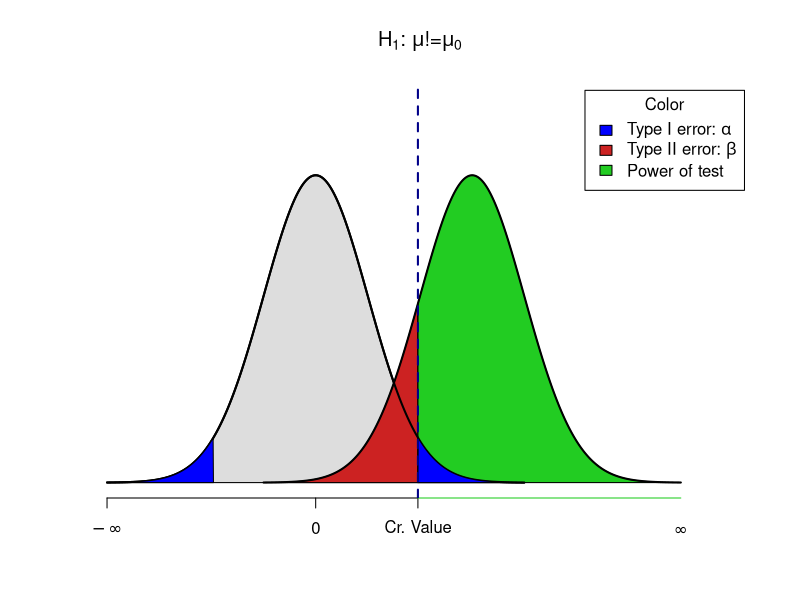
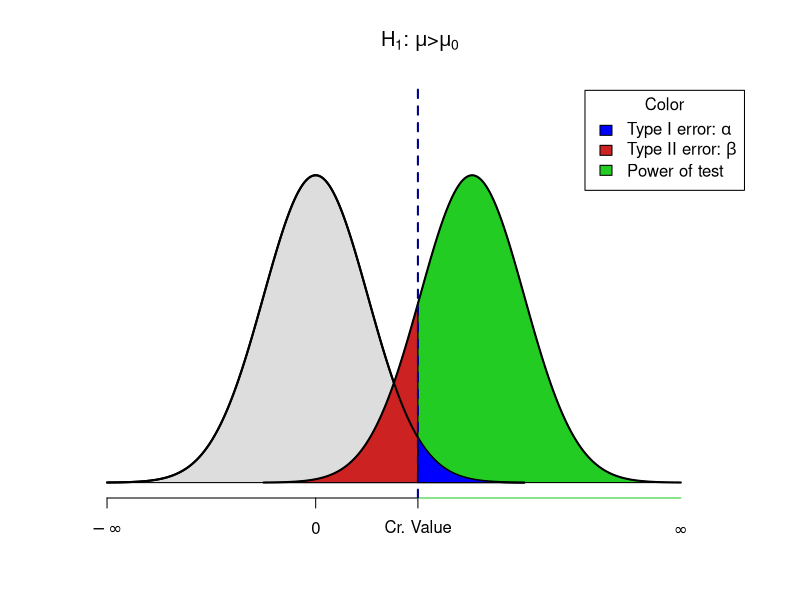
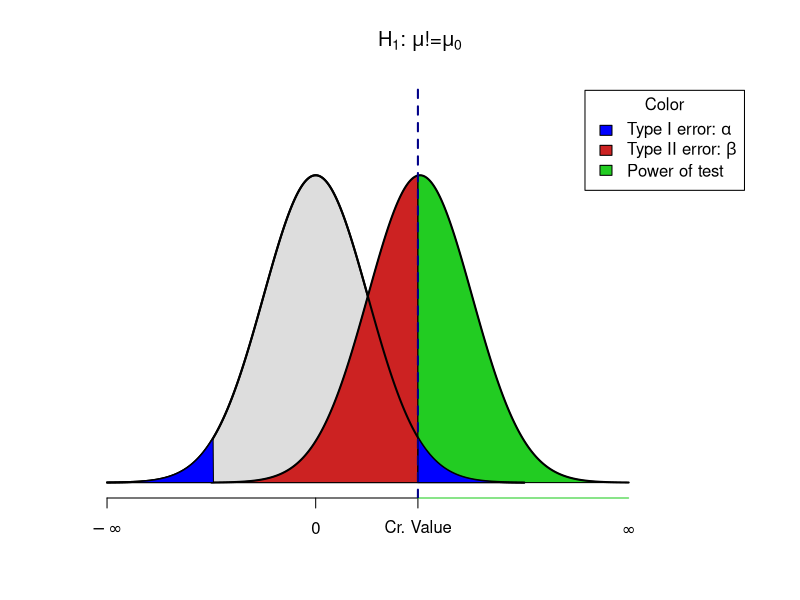
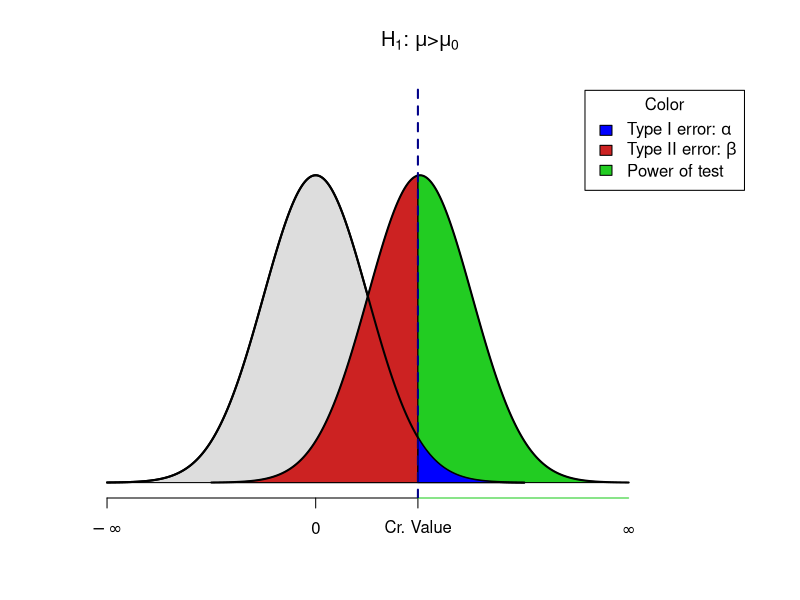
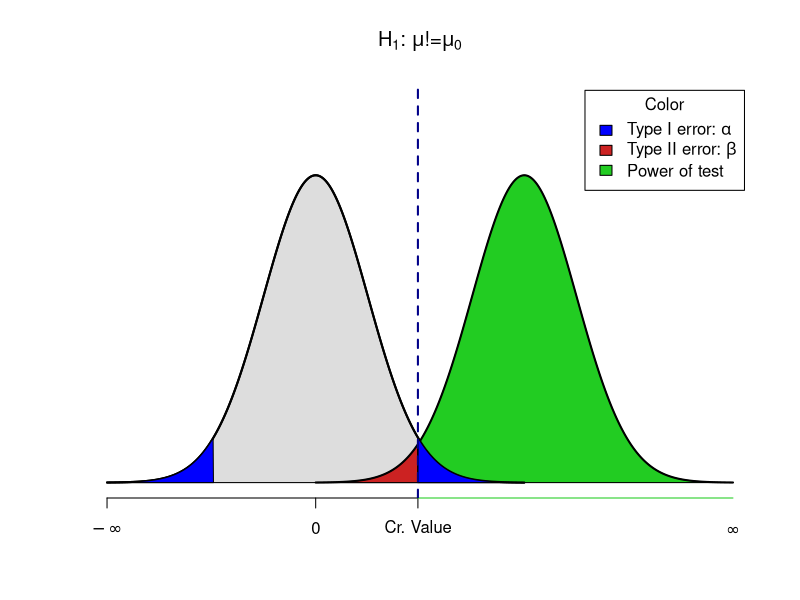
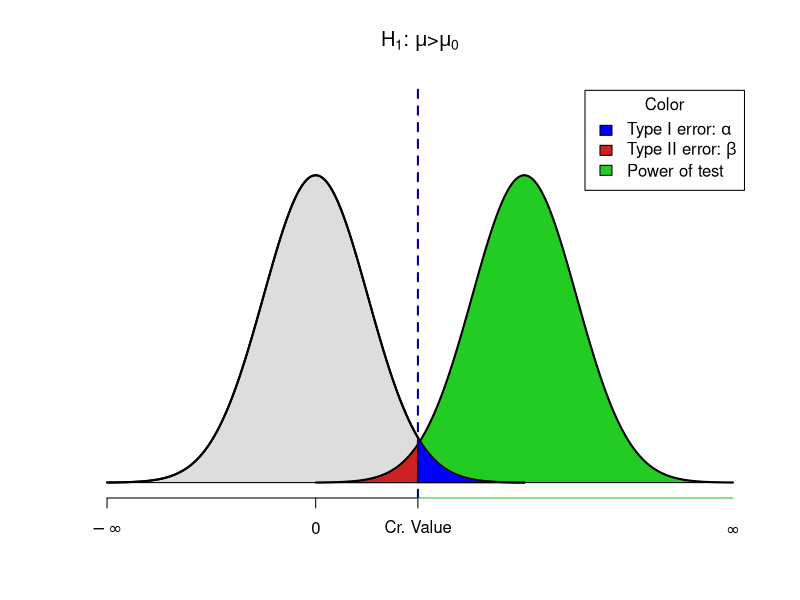

Reproduce these figures in R, in order.
#! /usr/bin/Rscript
setwd("/home/lechen/Dropbox/Teaching/svn_teaching/2020_Spring_Math362/lectures/Codes")

PlotErrorFigure <- function(shift = 3.33, TwoSided = TRUE, FileName ) {
  
  png(FileName) # PNG File to save the plot.
  x <- seq(-4, 4, length=1000)
  hx <- dnorm(x, mean=0, sd=1)
  
  if (TwoSided){ # Determine the tile of the plot
    Title <- expression(paste(H['1'],": ", mu,"!=",  mu['0']))
  } else {
    Title <- expression(paste(H['1'],": ", mu,">",  mu['0']))
  }
  
  plot(x, hx, type="n", xlim=c(-4, 8), ylim=c(0, 0.5),  ylab = "", xlab = "",
       main= Title, axes=FALSE)
  axis(1, at = c(-qnorm(.025), 0, -4), 
       labels = expression("Cr. Value", 0, -infinity ))
  
  # shift = qnorm(1-0.025, mean=0, sd=1)*1.7 
  xfit2 <- x + shift
  yfit2 <- dnorm(xfit2, mean=shift, sd=1)
  
  # Print null hypothesis area
  col_null = "#DDDDDD"
  polygon(c(min(x), x, max(x)), c(0,hx,0), col=col_null)
  lines(x, hx, lwd=2)
  
  # The alternative hypothesis area
  ## The red - underpowered area
  lb <- min(xfit2)
  ub <- round(qnorm(.975),2)
  col1 = "#CC2222"
  i <- xfit2 >= lb & xfit2 <= ub
  polygon(c(lb,xfit2[i],ub), c(0,yfit2[i],0), col=col1)
  
  ## The green area where the power is
  col2 = "#22CC22"
  i <- xfit2 >= ub
  polygon(c(ub,xfit2[i],max(xfit2)), c(0,yfit2[i],0), col=col2)
  
  # Outline the alternative hypothesis
  lines(xfit2, yfit2, lwd=2)
    axis(1, at = (c(ub, max(xfit2))), labels=c("", expression(infinity)), 
       col=col2, lwd=1, lwd.tick=FALSE)
  
  # Now draw the type I error. 
  ## The right part.
  lines(x, hx, lwd=2)
  i <- x >= ub
  polygon(c(ub,x[i],max(x)), c(0,hx[i],0), col="blue")
  ## The left part in case of two sided test.
  if(TwoSided){
    i <- x <= -ub
    polygon(c(min(x),x[i],-ub), c(0,hx[i],0), col="blue")  
  }

  # Line at the P-value
  abline(v=ub, lwd=2, col="#000088", lty="dashed")
  
  # Put legend
  legend("topright", inset=.02, title="Color",
         c(expression(paste("Type I error: ", alpha)),
           expression(paste("Type II error: ", beta)), 
           "Power of test"), 
         fill=c("blue", col1, col2), horiz=FALSE)
  dev.off()
}

PlotErrorFigure(3,TRUE, "Type-I-II-TwoSided-3.png")
PlotErrorFigure(3,FALSE, "Type-I-II-OneSided-3.png")

PlotErrorFigure(2,TRUE, "Type-I-II-TwoSided-2.png")
PlotErrorFigure(2,FALSE, "Type-I-II-OneSided-2.png")

PlotErrorFigure(4,TRUE, "Type-I-II-TwoSided-4.png")
PlotErrorFigure(4,FALSE, "Type-I-II-OneSided-4.png")
